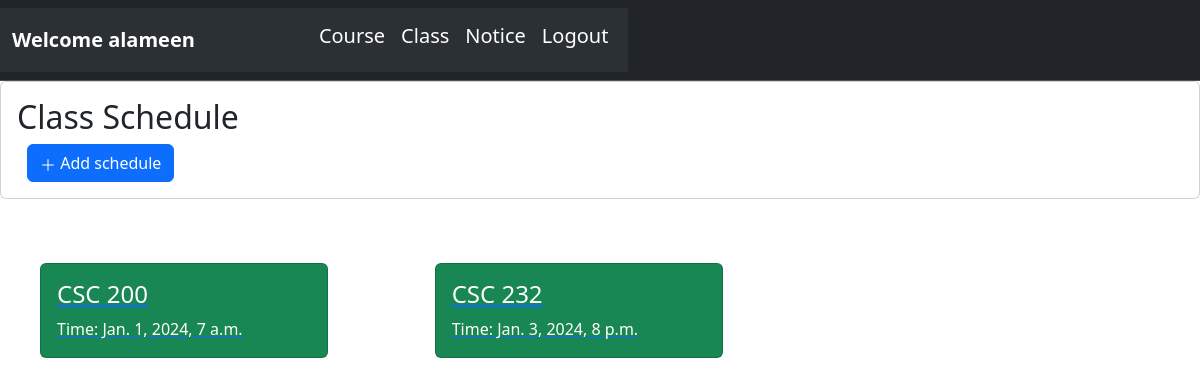
/lecturer/class (signed in), run on the app's committed database.
### lecturer/models.py (models this page shows, shortened)
class User(AbstractUser):
    pass

class Course_Schedule(models.Model):
    lecturer = models.ForeignKey(User, on_delete = models.CASCADE, related_name = 'lecturer_course_schedule',null = True, blank= True)
    course = models.ForeignKey(Course, on_delete = models.CASCADE, null = True, blank= True, related_name = 'course_schedule')
    time = models.DateTimeField()

class Course(models.Model):
    name = models.CharField(max_length = 10)
    lecturer = models.ForeignKey(User, on_delete = models.CASCADE, related_name = 'lecturer_course')
    students = models.ManyToManyField(Student ,related_name = 'student_course')
    def __str__(self) :
        return self.name

### lecturer/views.py (the view, shortened to what this page needs)
# urls.py: path('class', views.class_schedule, name='class'),
def class_schedule(request):
    course_schedule = Course_Schedule.objects.filter(lecturer= request.user).order_by('time')
    courses = Course.objects.filter(lecturer = request.user)
    context = {
        'schedules': course_schedule,
        'courses': courses,
    }
    return render(request, "lecturer/class.html", context)

### lecturer/templates/lecturer/class.html (shortened to what this page needs)
{% extends 'lecturer/layout.html' %}
{% load static %}
{% block body %}
    <div class="card">
        <div class="card-body">
            <h2>Class Schedule</h2>
            <div style="padding-left: 10px;">
                <button type="button" data-bs-toggle="modal" data-bs-target="#ScheduleModal" class="btn btn-primary">
                    <svg xmlns="http://www.w3.org/2000/svg" width="16" height="16" fill="currentColor" class="bi bi-plus-lg" viewBox="0 0 16 16">
                        <path fill-rule="evenodd" d="M8 2a.5.5 0 0 1 .5.5v5h5a.5.5 0 0 1 0 1h-5v5a.5.5 0 0 1-1 0v-5h-5a.5.5 0 0 1 0-1h5v-5A.5.5 0 0 1 8 2"/>
                    </svg>
                    Add schedule
                </button>
            </div>
        </div>
    </div>
    <br>
    <div class="row row-cols-1 row-cols-md-3  " style="padding-top: 20px; padding-left: 40px;">
        {% for schedule in schedules %}
            <a href="{%  url 'course' schedule.course.id %}">
                <div class="col" style="padding-top: 20px;">
                    <div class="card text-bg-success mb-3" style="max-width: 18rem;">
                        <div class="card-body">
                            <h4 class="card-title">{{schedule.course}}</h4>
                            <p class="card-text">Time: {{schedule.time}}</p>
                        </div>
                    </div>
                </div>
            </a>
        {% endfor %}
    </div>
{% endblock %}

### lecturer/templates/lecturer/layout.html (shortened to what this page needs)
{% load static %}
<!DOCTYPE html>
<html lang="en">
<head>
    <link href="https://cdn.jsdelivr.net/npm/bootstrap@5.3.2/dist/css/bootstrap.min.css" rel="stylesheet">
    <link rel="stylesheet" href="{% static 'lecturer/lecturer.css' %}">
</head>
<body>
    {% if user.is_authenticated %}
        <nav class="navbar bg-dark border-bottom border-body" data-bs-theme="dark">
            <nav class="navbar navbar-expand-lg bg-body-tertiary">
                <div class="container-fluid">
                  <a class="navbar-brand" href="#"><strong>Welcome {{user.first_name}}</strong></a>
                  <div class="collapse navbar-collapse" id="navbarNavAltMarkup">
                    <div class="navbar-nav" style="padding-left: 100px;">
                      <h5 class="navitems"><a class="nav-link active" aria-current="page" href="{% url 'index' %}">Course</a></h5>
                      <h5 class="navitems"><a class="nav-link active" href="{% url 'class' %}">Class</a></h5>
                      <h5 class="navitems"><a class="nav-link active" href="{% url 'notice' %}">Notice</a></h5>
                      <h5 class="navitems"><a class="nav-link active" href="{% url 'logout' %}">Logout</a></h5>
                    </div>
                  </div>
                </div>
              </nav>
        </nav>
    {% endif %}
    {% block body %}
    {% endblock %}
</body>
</html>

### data on the page
User: first_name "alameen"
Course_Schedule: course "CSC 200", time "Jan. 1, 2024, 7 a.m."
Course_Schedule: course "CSC 232", time "Jan. 3, 2024, 8 p.m."
